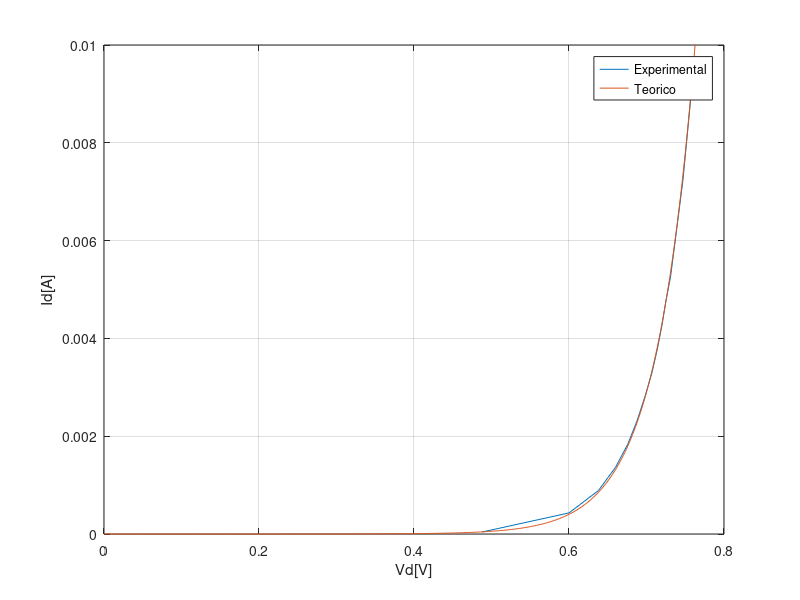

Here is the MATLAB script that generated this plot:
vd=10^(-3).*[488,600,638,660,676,688,698,707,714,720,725,731,735,739,743,747,750,753,756,759];
id=10^(-3).*[0.0411,0.431,0.889,1.363,1.841,2.324,2.809,3.296,3.783,4.273,4.763,5.256,5.749,6.243,6.737,7.235,7.731,8.229,8.729,9.230];
a=0:0.002:1;
b=2.884*10^(-9)*exp(a*19.745);
plot(vd,id);
hold on;
axis([0,0.8,0,0.01]);
plot(a,b);
grid on;
legend('Experimental','Teorico')
xlabel('Vd[V]')
ylabel('Id[A]')
